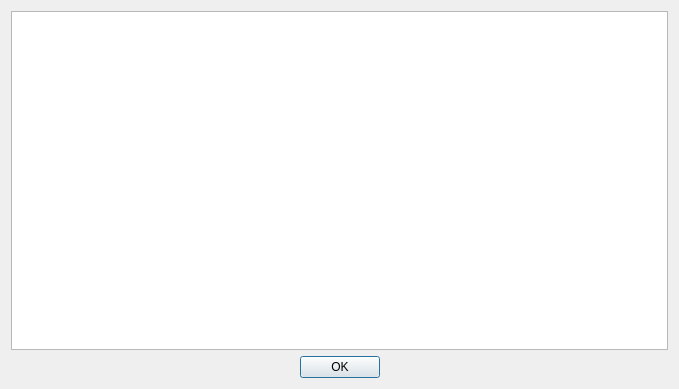
<?xml version="1.0" encoding="UTF-8"?>
<ui version="4.0">
 <class>LicenseDialog</class>
 <widget class="QDialog" name="LicenseDialog">
  <property name="geometry">
   <rect>
    <x>0</x>
    <y>0</y>
    <width>679</width>
    <height>389</height>
   </rect>
  </property>
  <property name="windowTitle">
   <string>License</string>
  </property>
  <layout class="QVBoxLayout" name="verticalLayout">
   <item>
    <widget class="QTextBrowser" name="licenseTextBrowser">
     <property name="textInteractionFlags">
      <set>Qt::LinksAccessibleByKeyboard|Qt::LinksAccessibleByMouse|Qt::TextBrowserInteraction|Qt::TextSelectableByKeyboard|Qt::TextSelectableByMouse</set>
     </property>
     <property name="openExternalLinks">
      <bool>true</bool>
     </property>
    </widget>
   </item>
   <item>
    <widget class="QDialogButtonBox" name="buttonBox">
     <property name="orientation">
      <enum>Qt::Horizontal</enum>
     </property>
     <property name="standardButtons">
      <set>QDialogButtonBox::Ok</set>
     </property>
     <property name="centerButtons">
      <bool>true</bool>
     </property>
    </widget>
   </item>
  </layout>
 </widget>
 <resources/>
 <connections>
  <connection>
   <sender>buttonBox</sender>
   <signal>accepted()</signal>
   <receiver>LicenseDialog</receiver>
   <slot>accept()</slot>
   <hints>
    <hint type="sourcelabel">
     <x>248</x>
     <y>254</y>
    </hint>
    <hint type="destinationlabel">
     <x>157</x>
     <y>274</y>
    </hint>
   </hints>
  </connection>
  <connection>
   <sender>buttonBox</sender>
   <signal>rejected()</signal>
   <receiver>LicenseDialog</receiver>
   <slot>reject()</slot>
   <hints>
    <hint type="sourcelabel">
     <x>316</x>
     <y>260</y>
    </hint>
    <hint type="destinationlabel">
     <x>286</x>
     <y>274</y>
    </hint>
   </hints>
  </connection>
 </connections>
</ui>
